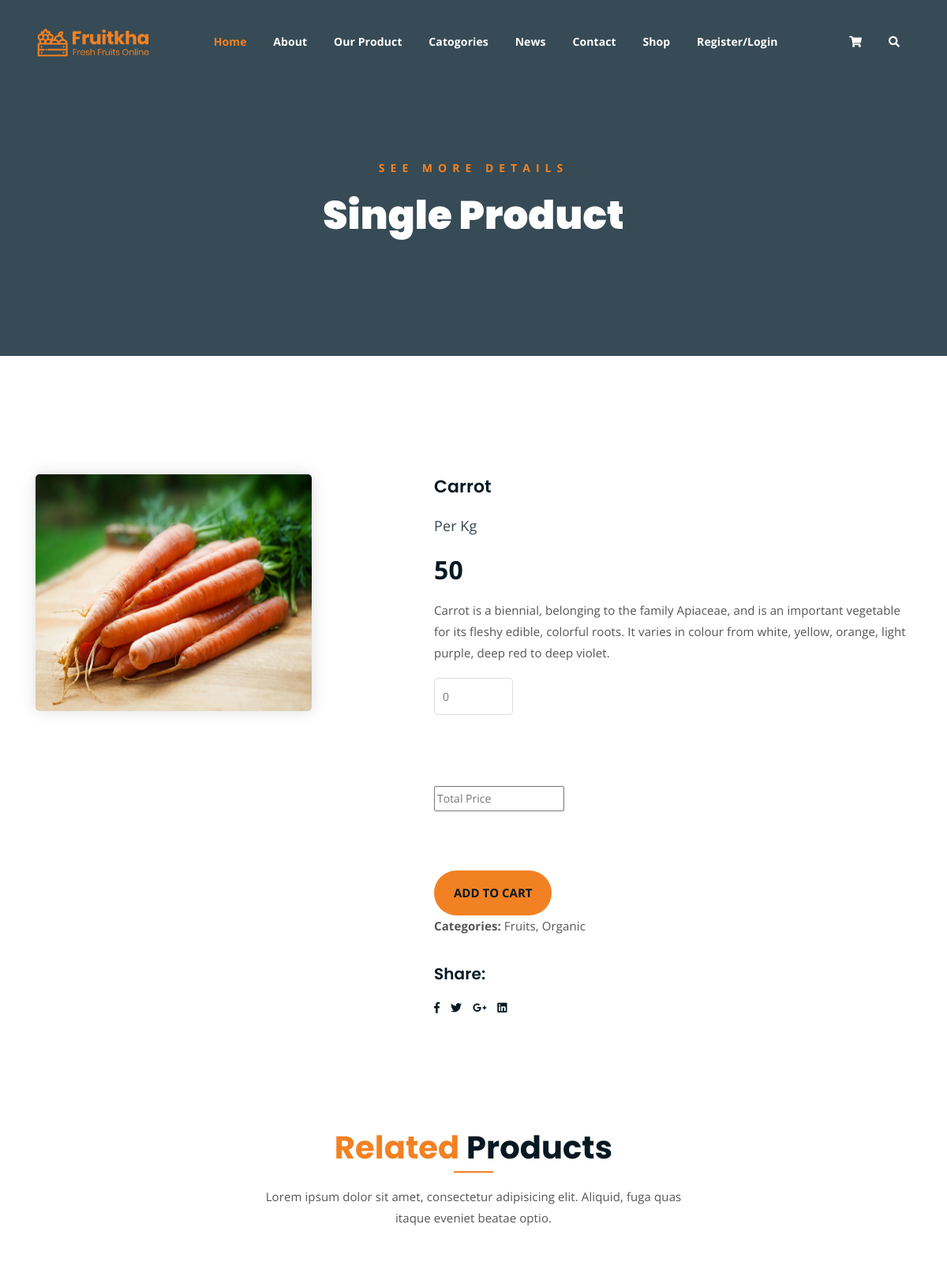
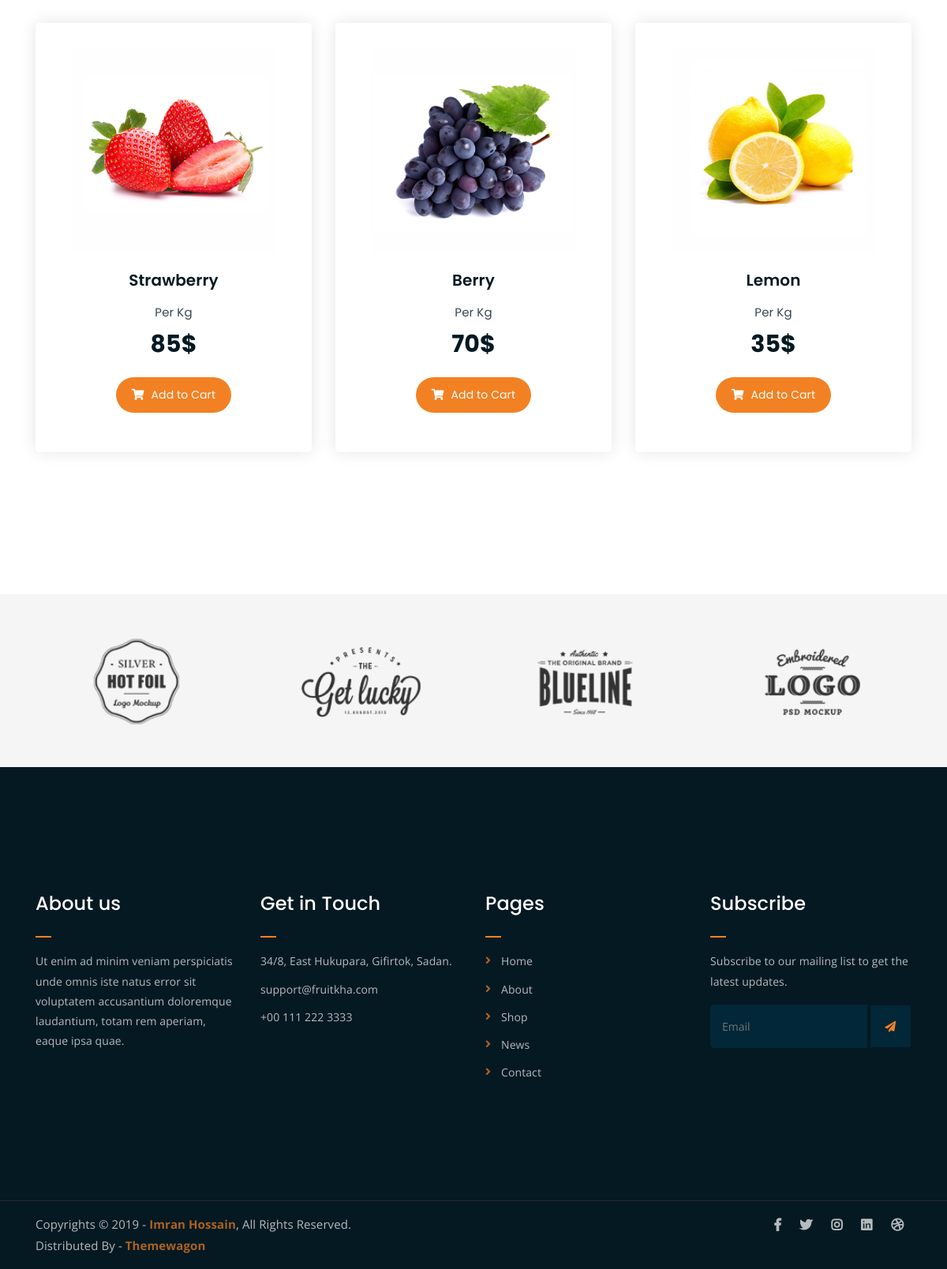
The page /single_page/1/ on the database its author committed (2 pictures, top to bottom).
### Backend/models.py (models this page shows)
class productdb(models.Model):
    Category=models.CharField(max_length=100,blank=True,null=True)
    Product=models.CharField(max_length=100,blank=True,null=True)
    Description=models.CharField(max_length=100,blank=True,null=True)
    Price=models.IntegerField(blank=True,null=True)
    Image=models.ImageField(upload_to="Image",blank=True,null=True)

### Webapp/views.py (the view)
# urls.py: path('single_page/<int:proid>/',views.single_page,name="single_page"),
def single_page(x,proid):
    cat=bigdb.objects.all()
    data=productdb.objects.get(id=proid)
    return render(x,"single_product.html",{'data':data,'cat':cat})

### Webapp/templates/single_product.html (shortened to what this page needs)
<!DOCTYPE html>
{% load static %}
<html lang="en">
<head>
	<link rel="stylesheet" href="{% static 'assets/css/all.min.css' %}">
	<link rel="stylesheet" href="{% static 'assets/bootstrap/css/bootstrap.min.css' %}">
	<link rel="stylesheet" href="{% static 'assets/css/owl.carousel.css' %}">
	<link rel="stylesheet" href="{% static 'assets/css/magnific-popup.css' %}">
	<link rel="stylesheet" href="{% static 'assets/css/animate.css' %}">
	<link rel="stylesheet" href="{% static 'assets/css/meanmenu.min.css' %}">
	<link rel="stylesheet" href="{% static 'assets/css/main.css' %}">
	<link rel="stylesheet" href="{% static 'assets/css/responsive.css' %}">
</head>
<body>
	<div class="top-header-area" id="sticker">
		<div class="container">
			<div class="row">
				<div class="col-lg-12 col-sm-12 text-center">
					<div class="main-menu-wrap">
						<div class="site-logo">
							<a href="index.html">
								<img src="{% static 'assets/img/logo.png' %}" alt="">
							</a>
						</div>
						<nav class="main-menu">
							<ul>
								<li class="current-list-item"><a href="{% url 'home' %}">Home</a>
								</li>
								<li><a href="{% url 'about' %}">About</a></li>
								<li><a href="{% url 'product' %}">Our Product</a></li>
								<li><a href="#">Catogories</a>
								</li>
								<li><a href="#">News</a>
								</li>
								<li><a href="{% url 'contact' %}">Contact</a></li>
								<li><a href="#">Shop</a>
								</li>
								{% if request.session.Username %}
								<li><a href="{% url 'user_logout' %}">Welcome {{request.session.Username}}/Logout</a></li>
								{% else %}
								<li><a href="{% url 'register_page' %}">Register/Login</a></li>
								{% endif %}
								<li>
									<div class="header-icons">
										<a class="shopping-cart" href="{% url 'cart_page' %}"><i class="fas fa-shopping-cart"></i></a>
										<a class="mobile-hide search-bar-icon" href="#"><i class="fas fa-search"></i></a>
									</div>
								</li>
							</ul>
						</nav>
					</div>
				</div>
			</div>
		</div>
	</div>
	<div class="breadcrumb-section breadcrumb-bg">
		<div class="container">
			<div class="row">
				<div class="col-lg-8 offset-lg-2 text-center">
					<div class="breadcrumb-text">
						<p>See more Details</p>
						<h1>Single Product</h1>
					</div>
				</div>
			</div>
		</div>
	</div>
	<div class="single-product mt-150 mb-150">
		<div class="container">
			<div class="row">
				<div class="col-md-5">
					<div class="single-product-img">
						<img src="{{data.Image.url}}" alt="" height="300px" width="350px">
					</div>
				</div>
				<div class="col-md-7">
					<div class="single-product-content">
						<h3>{{data.Product}}</h3>
						<p class="single-product-pricing"><span>Per Kg</span> {{data.Price}}</p>
						<p>{{data.Description}}</p>
						<div class="single-product-form">
							<form action="{% url 'save_cart' %}" method="post">
								<input type="number" placeholder="0" min="1" id="num" name="Quantity"><br><br>
								<input type="hidden" placeholder="Price" value="{{data.Price}}" id="price" name="Price"><br><br>
								<input type="text" placeholder="Total Price" id="total" name="Total"><br><br>
								<input type="hidden" value="{{data.Product}}" name="Product_Name" ><br>
								<input type="hidden" value="{{request.session.Username}}" name="Username" readonly ><br>
								<p> <input type="submit" value="Add To Cart"></p>
							</form>
							<p><strong>Categories: </strong>Fruits, Organic</p>
						</div>
						<h4>Share:</h4>
						<ul class="product-share">
							<li><a href=""><i class="fab fa-facebook-f"></i></a></li>
							<li><a href=""><i class="fab fa-twitter"></i></a></li>
							<li><a href=""><i class="fab fa-google-plus-g"></i></a></li>
							<li><a href=""><i class="fab fa-linkedin"></i></a></li>
						</ul>
					</div>
				</div>
			</div>
		</div>
	</div>
	<div class="more-products mb-150">
		<div class="container">
			<div class="row">
				<div class="col-lg-8 offset-lg-2 text-center">
					<div class="section-title">
						<h3><span class="orange-text">Related</span> Products</h3>
						<p>Lorem ipsum dolor sit amet, consectetur adipisicing elit. Aliquid, fuga quas itaque eveniet beatae optio.</p>
					</div>
				</div>
			</div>
			<div class="row">
				<div class="col-lg-4 col-md-6 text-center">
					<div class="single-product-item">
						<div class="product-image">
							<a href="single-product.html"><img src="{% static 'assets/img/products/product-img-1.jpg' %}" alt=""></a>
						</div>
						<h3>Strawberry</h3>
						<p class="product-price"><span>Per Kg</span> 85$ </p>
						<a href="cart.html" class="cart-btn"><i class="fas fa-shopping-cart"></i> Add to Cart</a>
					</div>
				</div>
				<div class="col-lg-4 col-md-6 text-center">
					<div class="single-product-item">
						<div class="product-image">
							<a href="single-product.html"><img src="{% static 'assets/img/products/product-img-2.jpg' %}" alt=""></a>
						</div>
						<h3>Berry</h3>
						<p class="product-price"><span>Per Kg</span> 70$ </p>
						<a href="cart.html" class="cart-btn"><i class="fas fa-shopping-cart"></i> Add to Cart</a>
					</div>
				</div>
				<div class="col-lg-4 col-md-6 offset-lg-0 offset-md-3 text-center">
					<div class="single-product-item">
						<div class="product-image">
							<a href="single-product.html"><img src="{% static 'assets/img/products/product-img-3.jpg" alt=""></a>
						</div>
						<h3>Lemon</h3>
						<p class="product-price"><span>Per Kg</span> 35$ </p>
						<a href="cart.html" class="cart-btn"><i class="fas fa-shopping-cart"></i> Add to Cart</a>
					</div>
				</div>
			</div>
		</div>
	</div>
	<div class="logo-carousel-section">
		<div class="container">
			<div class="row">
				<div class="col-lg-12">
					<div class="logo-carousel-inner">
						<div class="single-logo-item">
							<img src="{% static 'assets/img/company-logos/1.png' %}" alt="">
						</div>
						<div class="single-logo-item">
							<img src="{% static 'aassets/img/company-logos/2.png' %}" alt="">
						</div>
						<div class="single-logo-item">
							<img src="{% static 'aassets/img/company-logos/3.png' %}" alt="">
						</div>
						<div class="single-logo-item">
							<img src="{% static 'aassets/img/company-logos/4.png' %}" alt="">
						</div>
					</div>
				</div>
			</div>
		</div>
	</div>
	<div class="footer-area">
		<div class="container">
			<div class="row">
				<div class="col-lg-3 col-md-6">
					<div class="footer-box about-widget">
						<h2 class="widget-title">About us</h2>
						<p>Ut enim ad minim veniam perspiciatis unde omnis iste natus error sit voluptatem accusantium doloremque laudantium, totam rem aperiam, eaque ipsa quae.</p>
					</div>
				</div>
				<div class="col-lg-3 col-md-6">
					<div class="footer-box get-in-touch">
						<h2 class="widget-title">Get in Touch</h2>
						<ul>
							<li>34/8, East Hukupara, Gifirtok, Sadan.</li>
							<li>support@fruitkha.com</li>
							<li>+00 111 222 3333</li>
						</ul>
					</div>
				</div>
				<div class="col-lg-3 col-md-6">
					<div class="footer-box pages">
						<h2 class="widget-title">Pages</h2>
						<ul>
							<li><a href="index.html">Home</a></li>
							<li><a href="about.html">About</a></li>
							<li><a href="services.html">Shop</a></li>
							<li><a href="news.html">News</a></li>
							<li><a href="contact.html">Contact</a></li>
						</ul>
					</div>
				</div>
				<div class="col-lg-3 col-md-6">
					<div class="footer-box subscribe">
						<h2 class="widget-title">Subscribe</h2>
						<p>Subscribe to our mailing list to get the latest updates.</p>
						<form action="index.html">
							<input type="email" placeholder="Email">
							<button type="submit"><i class="fas fa-paper-plane"></i></button>
						</form>
					</div>
				</div>
			</div>
		</div>
	</div>
	<div class="copyright">
		<div class="container">
			<div class="row">
				<div class="col-lg-6 col-md-12">
					<p>Copyrights &copy; 2019 - <a href="https://imransdesign.com/">Imran Hossain</a>,  All Rights Reserved.<br>
						Distributed By - <a href="https://themewagon.com/">Themewagon</a>
					</p>
				</div>
				<div class="col-lg-6 text-right col-md-12">
					<div class="social-icons">
						<ul>
							<li><a href="#" target="_blank"><i class="fab fa-facebook-f"></i></a></li>
							<li><a href="#" target="_blank"><i class="fab fa-twitter"></i></a></li>
							<li><a href="#" target="_blank"><i class="fab fa-instagram"></i></a></li>
							<li><a href="#" target="_blank"><i class="fab fa-linkedin"></i></a></li>
							<li><a href="#" target="_blank"><i class="fab fa-dribbble"></i></a></li>
						</ul>
					</div>
				</div>
			</div>
		</div>
	</div>
</body>
</html>

### rows shown on the page
productdb: Image (picture), Product "Carrot", Price "50", Description "Carrot is a biennial, belonging to the family Apiaceae, and is an important vegetable for its fleshy edible, colorful roots. It varies in colour from white, yellow, orange, light purple, deep red to deep violet."
